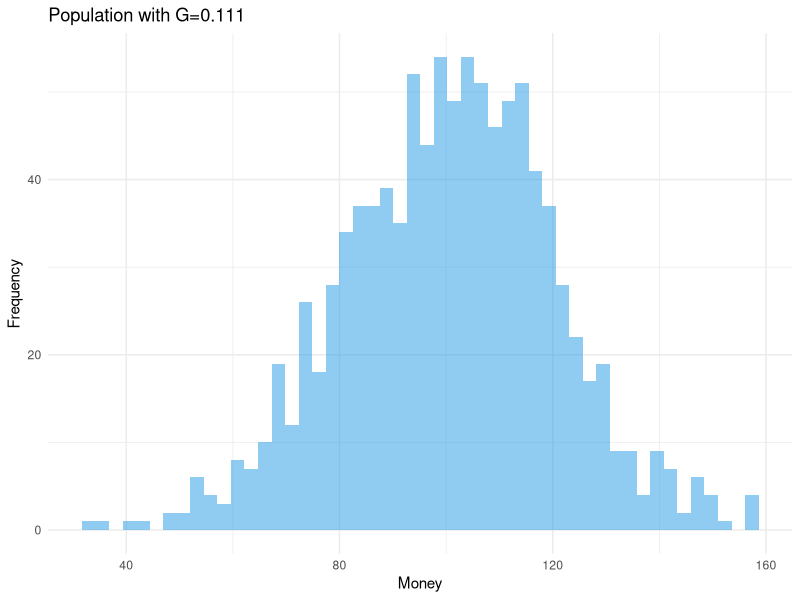
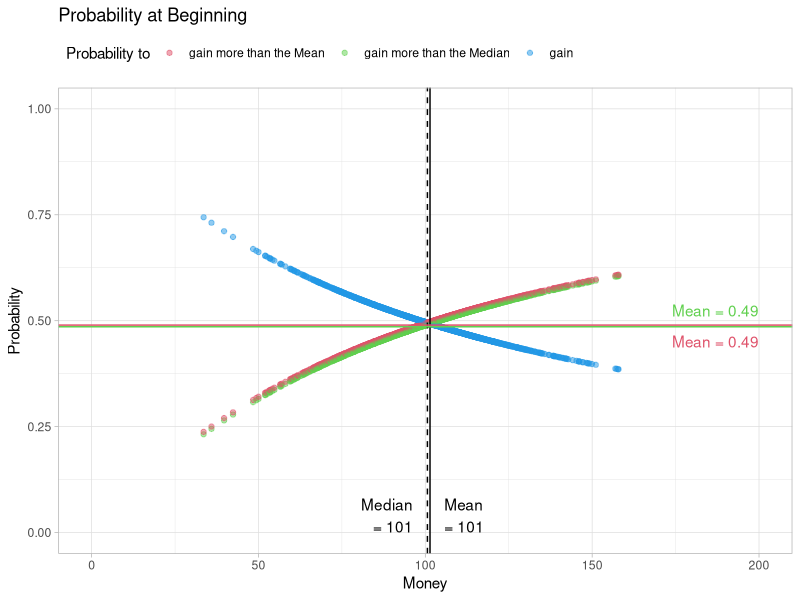
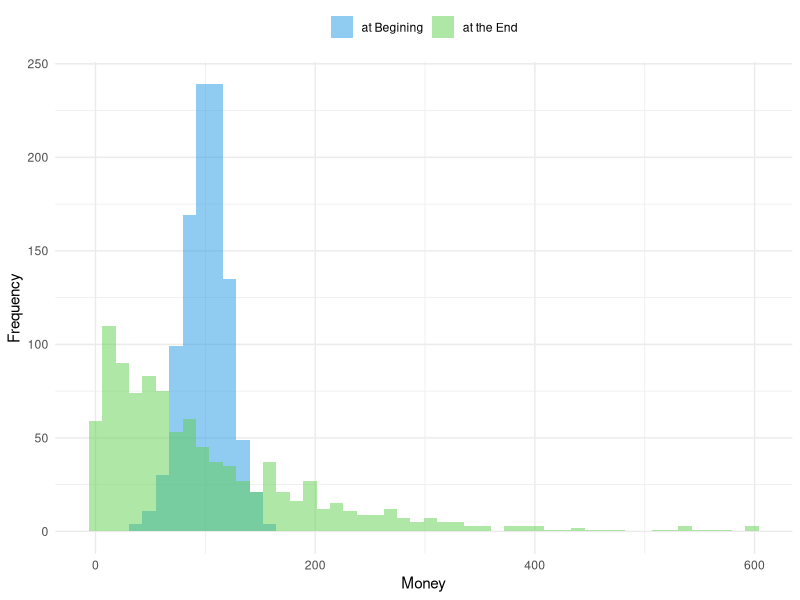
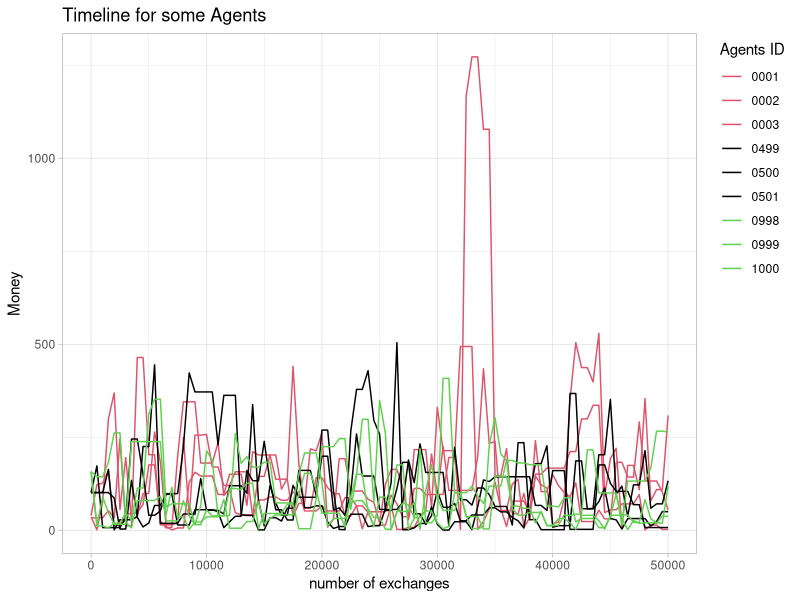
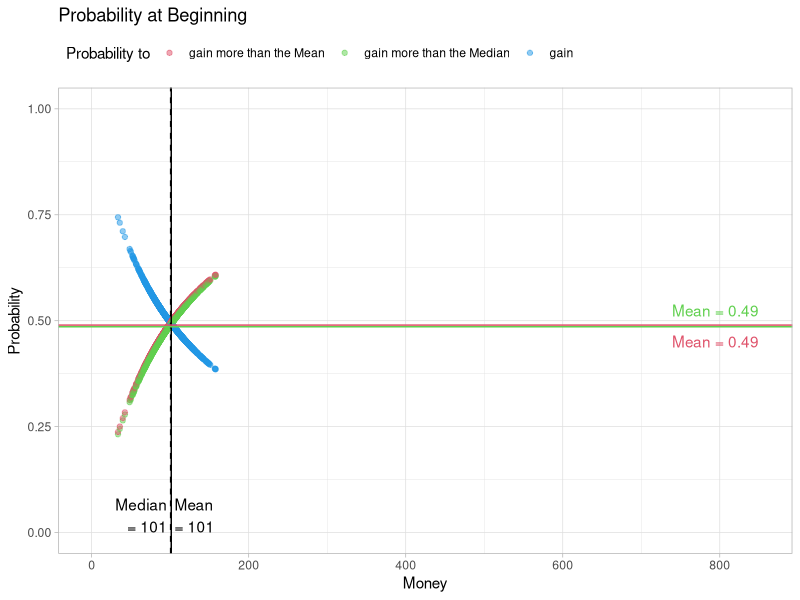
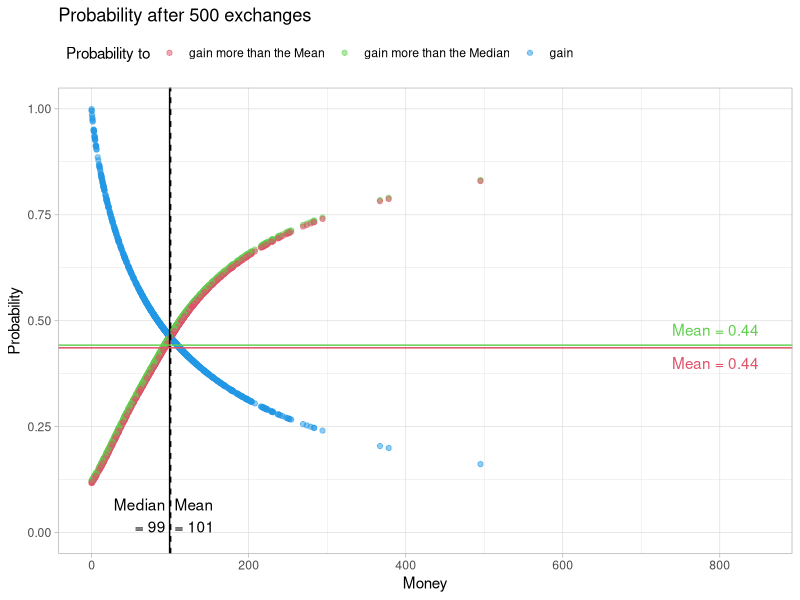
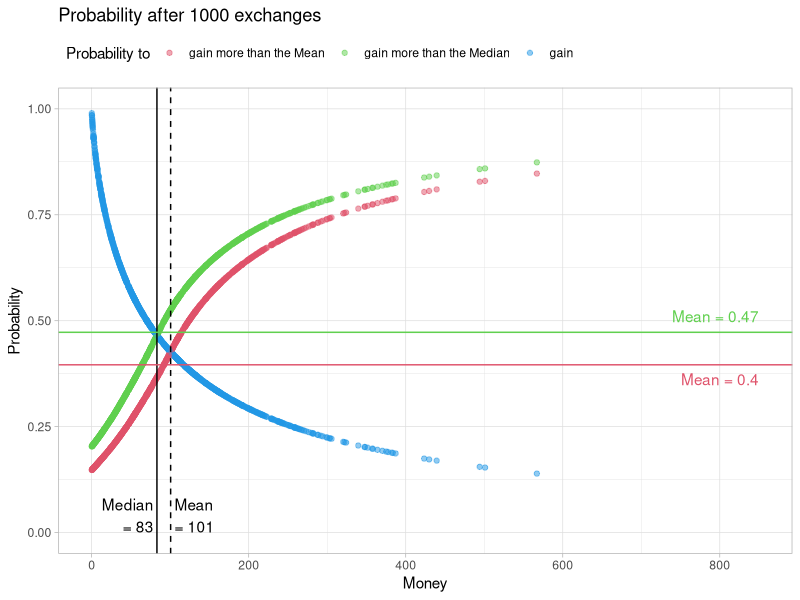
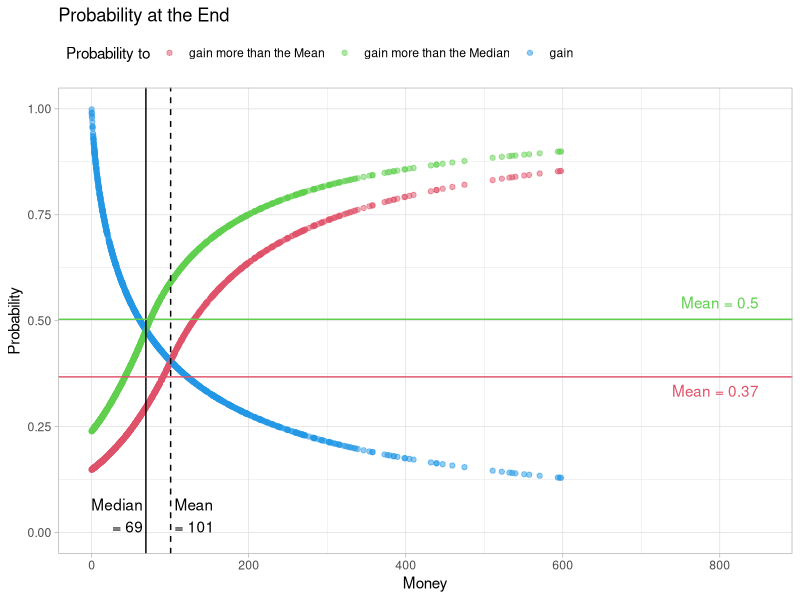

These charts were generated, in order, by the following R code: (Note: a time limit stopped this script after it produced the figures.)
## ---- chunk 1
library(ggplot2)
library(tidyr)
library(dplyr)
## ---- chunk 2
nA = 1000         # number of Agents
ID = seq_len(nA)  # ID of the Agents
M0pop = 100       # Mean amount of Money in the Start-Population

# generating Start-Population

PopNorm <- data.frame( ID = ID,
                       Money= sort(rnorm(nA, mean = M0pop, sd = 0.2 * M0pop))
                      )

## ---- chunk 3
gini <- function(Pop) {
  Pop <- sort(Pop)
  n <- NROW(Pop)
  numer <- 0
  for (i in 1:n) {
    numer <- numer + 2 * i * Pop[i]
  }
  denom = n * sum(Pop)
  return((numer / denom) - (n + 1) / n)
}

gini_t <- function(Pop) {
  nc <- NCOL(Pop)
  GT <- c(0)
  for (ii in 1:nc) {
    GT[ii] <-  gini(Pop[,ii])
  }
  return(GT)
  }

gini(PopNorm$Money)
## ---- chunk 4
ggplot(PopNorm, aes(x = Money)) +
  geom_histogram(position = "identity", alpha = 0.5, bins = 50, fill = 4) +
  ylab("Frequency") +
  scale_fill_manual(values = 4) +
  labs(title = paste0("Population with G=",
                      round(gini(PopNorm$Money),digits =3))) +
  theme_minimal() +
  theme(legend.position = "top")
## ---- chunk 5
splitpair <- function(){
  rn <- runif(1)
  c(rn,1-rn)
}
splitpair()
## ---- chunk 6
calc_p <- function(M_dist) {
  Dist <- data.frame(Money = M_dist,
                     probwin = 0,
                     probmed = 0,
                     probmean = 0
                     )
  Sum <- data.frame(Money = c(min(Dist$Money),
                              max(Dist$Money),
                              median(Dist$Money),
                              mean(Dist$Money)
                              ),
                    probwin = 0,
                    probmed = 0,
                    probmean = 0
                    )
  rownames(Sum) <- c("min", "max", "med", "mean")
  M_Med <- Sum["med", "Money"]
  M_Mean <- Sum["mean", "Money"]
  for(i in 1:nrow(Dist)) {
    M_A <- Dist[i,"Money"]
    M_oA <- Dist[c(-i),"Money"]
    pwin <- M_oA*0
    pmed <- M_oA*0
    pmean <- M_oA*0
    for(ii in 1:NROW(M_oA)) {
      Pot <- max(M_A + M_oA[ii], 10e-8)
      pwin[ii] <- 1-min(1, M_A/Pot)
      pmed[ii] <- 1-min(1, M_Med/Pot)
      pmean[ii] <- 1-min(1, M_Mean/Pot)
    }
    Dist[i,"probwin"] <- mean(pwin)
    Dist[i,"probmed"] <- mean(pmed)
    Dist[i,"probmean"] <- mean(pmean)
  }
  for (i in c("probwin","probmed","probmean")) {
    Sum[[i]] = c(min(Dist[[i]]),
                    max(Dist[[i]]),
                    median(Dist[[i]]),
                    mean(Dist[[i]])
    )
  }

  Output <- list(Sum = Sum, Dist = Dist)
  return(Output)
}
## ---- chunk 7
ProbNorm <- calc_p(PopNorm$Money)
## ---- chunk 8
figProb <- function(Prob, Title, xmax) {
  Figd <- pivot_longer(data.frame(Prob$Dist),
                       cols = starts_with("p"),
                       names_to = "Outcome",
                       values_to = "Probability"
                       )
  Figs <- Prob$Sum

  Figp <- ggplot(data = Figd,
                 aes(x = Money,
                     y = Probability,
                     color = Outcome
                     )
                 ) +
    geom_point( alpha = 0.5, size = 1.5) +
    scale_color_manual(name = "Probability to",
                       values = c(2, 3, 4),
                       labels = c("gain more than the Mean",
                                  "gain more than the Median",
                                  "gain")
                       ) +
    ylim(0, 1) +
    xlim(0, xmax) +

    geom_vline(xintercept = Figs["med","Money"],
               linetype = "solid", color = 1) +
    annotate("text",
             x = Figs["med","Money"] * 0.95,
             y = 0,
             hjust = 1,
             vjust = 0,
             label = paste("Median\n=",
                           round(Figs["med","Money"], 0)),
             color = 1) +

    geom_vline(xintercept = Figs["mean","Money"],
               linetype = "dashed", color = 1) +
    annotate("text",
             x = Figs["mean","Money"] * 1.05,
             y = 0,
             hjust = 0,
             vjust = 0,
             label = paste("Mean\n=",
                           round(Figs["mean","Money"], 0)),
             color = 1) +

    geom_hline(yintercept = Figs["mean","probmed"],
             linetype = "solid", color = 3) +
    annotate("text",
             x = xmax,
             y = Figs["mean","probmed"] * 1.05,
             hjust = 1,
             vjust = 0,
             label = paste("Mean =",
                           round(Figs["mean","probmed"], 2)),
             color = 3) +

    geom_hline(yintercept = Figs["mean","probmean"],
               linetype = "solid", color = 2) +
    annotate("text",
             x = xmax,
             y = Figs["mean","probmean"]*0.95,
             hjust = 1,
             vjust = 1,
             label = paste("Mean =",
                           round(Figs["mean","probmean"], 2)),
             color = 2) +

    labs(title = Title) +
    theme_light() +
    theme(legend.position = "top",
          legend.justification = c(0, 1))
  return(Figp)
}

figProb(ProbNorm, "Probability at Beginning", 200)
## ---- chunk 9
ecosim <- function( n, M_dist, TL = 0 ) {
  df <- data.frame(ID=seq(1,NROW(M_dist)),
                   nE=0,
                   MT_S=M_dist,
                   MT_E=M_dist
                   )
  if (TL > 0) {
    M_TL <- data.frame(n0 = df$MT_S)
  }
  for(i in 1:n) {
    rdf <- sample(df$ID, size=2)
    rds <- splitpair()
    df[rdf,"nE"] <- df[rdf,"nE"] + 1
    df[rdf,"MT_E"] <- sum( df[rdf,"MT_E"]) * rds
    if ( TL > 0 ) {
      if ( i %% TL == 0) {
        M_TL [[paste0("n",i)]]<- df$MT_E
      }
    }
  }
  Output <- list("Sum" = df)
  if ( TL > 0 ) {
    rownames(M_TL) <- df$ID
    Output$Timeline <- M_TL
  }
  return(Output)
}
## ---- chunk 10
sNorm <- ecosim(50000, PopNorm$Money, TL = 500)
## ---- chunk 11
figHist <- function(Sim_Sum) {
  Fig <- pivot_longer(data.frame(Sim_Sum),
                      cols = starts_with("MT"),
                      names_to = "Distribution",
                      values_to = "Money"
                      )
  Fig$Distribution <-recode(Fig$Distribution,
                            "MT_S" = "at Begining",
                            "MT_E" = "at the End"
                            )
  Figp <- ggplot(Fig, aes(x = Money, fill = Distribution)) +
    geom_histogram(position = "identity", alpha = 0.5, bins = 50) +
    ylab("Frequency") +
    scale_fill_manual(name = NULL, values = c(4,3)) +
    scale_color_manual(name = NULL, values = c(4, 3)) +
    theme_minimal() +
    theme(legend.position = "top")
  return(Figp)
}

figHist(sNorm$Sum)
## ---- chunk 12
MTime <- data.frame(ID,sNorm$Timeline)

sID <- c(1,2,3,nA/2-1,nA/2,nA/2+1,nA-2,nA-1,nA)
sMTime <- MTime[sID,]

Fig03 <- pivot_longer(data.frame(sMTime),
                      cols = !matches("ID"),
                      names_to = "Time",
                      names_prefix = "n",
                      names_transform = list(Time = as.integer),
                      values_to = "Money"
)

Fig03$ID <- sprintf("%04d", Fig03$ID)

ggplot(data = Fig03, aes(x = Time, y = Money, color = ID)) +
  geom_line() +
  ggtitle("Timeline for some Agents") +
  xlab("number of exchanges") +
  labs(color = "Agents ID") +
  scale_color_manual(values = c(2,2,2, 1,1, 1,3,3,3)) +
  theme_light() +
  theme(legend.position = "right",
        legend.justification = c(0, 1))
## ---- chunk 13
FigA <- figProb(calc_p(sNorm$Timeline[,1]), 
                "Probability at Beginning", 850)
FigB <- figProb(calc_p(sNorm$Timeline[,2]), 
                "Probability after 500 exchanges", 850)
FigC <- figProb(calc_p(sNorm$Timeline[,4]), 
                "Probability after 1000 exchanges", 850)
FigD <- figProb(calc_p(sNorm$Timeline[,NCOL(sNorm$Timeline)]), 
                "Probability at the End", 850)

FigA 
FigB
FigC
FigD
## ---- chunk 14
calc_p_t <- function(M_dist) {
  pnt <- calc_p(M_dist[,1])
  tx <- as.numeric(gsub("n", "",colnames(M_dist)[1]))
  pnts <- data.frame(Time = rep(tx, times = 4),
                     Res = colnames(pnt$Sum),
                     t(pnt$Sum)
                     )
  for(i in 2:ncol(M_dist)) {
    pnt <- calc_p(M_dist[,i])
    tx <- as.numeric(gsub("n", "",colnames(M_dist)[i]))
    pnti <- data.frame(Time = rep(tx, times = 4),
                       Res = colnames(pnt$Sum),
                       t(pnt$Sum)
                       )
    pnts <- rbind(pnts,pnti)
  }
  rownames(pnts) <- NULL
  return(pnts)
}

ProbNormt <- calc_p_t(sNorm$Timeline)
## ---- chunk 15
figProb_t <- function(Prob, Title) {
  Fig <- Prob[Prob$Res!="Money",c("Time","Res","mean")]

  Figp <- ggplot(data = Fig, aes(x = Time, y = mean, color = Res)) +
    geom_line(linewidth = 1) +
    scale_color_manual(name = NULL, values = c(2, 3, 4),
                      labels = c("gain more than the Mean",
                                 "gain more than the Median",
                                 "gain")) +
    ggtitle(Title) +
    xlab("number of exchanges") +
    ylab("Mean-Probability in the Population") +
    ylim(0.30, 0.6) +
    theme_light() +
    theme(legend.position = "top",
         legend.justification = c(0, 1))
  return(Figp)
}

figProb_t(ProbNormt, "Probability to ... of Money - Timeline")
## ---- chunk 16
# generating Start-Population

PopEqual <- data.frame( ID = ID,
                       Money = rep(M0pop, times = nA)
                      )
## ---- chunk 17
gini(PopEqual$Money)
## ---- chunk 18
eNorm <- ecosim(50000, PopEqual$Money, TL = 500)
figHist(eNorm$Sum)
## ---- chunk 19
FigA <- figProb(calc_p(eNorm$Timeline[,1]), 
                "Probability at Beginning", 850)
FigB <- figProb(calc_p(eNorm$Timeline[,2]), 
                "Probability after 500 exchanges", 850)
FigC <- figProb(calc_p(eNorm$Timeline[,4]), 
                "Probability after 1000 exchanges", 850)
FigD <- figProb(calc_p(eNorm$Timeline[,NCOL(eNorm$Timeline)]), 
                "Probability at the End", 850)

FigA 
FigB
FigC
FigD
## ---- chunk 20
ProbEqualt <- calc_p_t(eNorm$Timeline)
## ---- chunk 21
figProb_t(ProbEqualt, "Probability to ... of Money - Timeline")
## ---- chunk 22
sNorms <- ecosim(5000, PopNorm$Money, TL = 50)
ProbNormts <- calc_p_t(sNorms$Timeline)
eNorms <- ecosim(5000, PopEqual$Money, TL = 50)
ProbEqualts <- calc_p_t(eNorms$Timeline)
## ---- chunk 23
figProb_t(ProbNormts, 
          "Probability to ... of Money\nTimeline for the Norm Population")

  
figProb_t(ProbEqualts, 
          "Probability to ... of Money\nTimeline for a equal Population")

## ---- chunk 24
FigE <- data.frame( Time = ProbNormts[ProbNormts$Res == "Money",c("Time")],
                    Norm = gini_t(sNorms$Timeline),
                    Equal = gini_t(eNorms$Timeline)
                   )
FigE <- pivot_longer(data.frame(FigE),
                      cols = !matches("Time"),
                      names_to = "Pop",
                      values_to = "Gini"
                      )
                    
FigEp <- ggplot(data = FigE, aes(x = Time, y = Gini, color = Pop)) +
  geom_line(linewidth = 1) +
  scale_color_manual(name = "Start Population", values = c(2, 1)) +
  ggtitle("Gini-Faktor - Timeline") +
  xlab("number of exchanges") +
  ylab("Gini") +
  theme_light() +
  theme(legend.position = "top",
        legend.justification = c(0, 1))

FigEp
## ---- chunk 25
FigF <- data.frame( Time = ProbNormts[ProbNormts$Res == "Money",c("Time")],
                    GNorm = (1-FigE[FigE$Pop == "Norm","Gini"]),
                    PNorm = ProbNormts[ProbNormts$Res == "probmean",c("mean")],
                    GEqual = 1-FigE[FigE$Pop == "Equal","Gini"],
                    PEqual = ProbEqualts[ProbEqualts$Res == "probmean",c("mean")]
                   )
colnames(FigF) <- c("Time", "GNorm", "PNorm", "GEqual", "PEqual")

FigF$Faktn <- FigF$GNorm/FigF$PNorm
FigF$Fakte <- FigF$GEqual/FigF$PEqual

FigF <- pivot_longer(data.frame(FigF),
                      cols = starts_with("F"),
                      names_to = "Pop",
                      values_to = "Fakt"
                      )

FigFp <- ggplot(data = FigF, 
                aes(x = Time, y = Fakt, color = Pop, linetype = Pop)) +
  geom_line(linewidth = 1) +
  scale_color_manual(name = "Start Population", 
                     values = c(2, 1),
                     labels = c("Equal", "Norm")) +
  scale_linetype_manual("Start Population",
                        values = c("solid", "dashed"),
                        labels = c("Equal", "Norm")) +
  ggtitle("Relation between\n 
          Probability to gain more than the Mean\n
          and (1-Gini) - Timeline") +
  xlab("number of exchanges") +
  ylab("Faktor") +
  theme_light() +
  theme(legend.position = "top",
        legend.justification = c(0, 1))

FigFp
